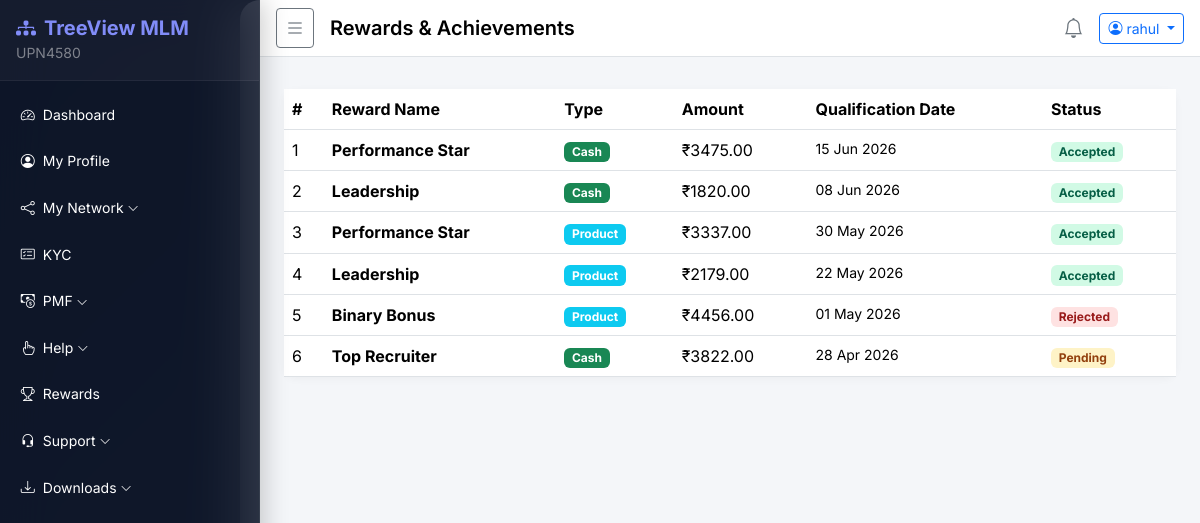
Screenshot of /rewards/ (signed in) with the database file from the repository.
### accounts/models.py (models this page shows, shortened)
class User(AbstractBaseUser, PermissionsMixin):
    STATUS_CHOICES = [('active', 'Active'), ('inactive', 'Inactive'), ('pending', 'Pending')]
    member_id   = models.CharField(max_length=20, unique=True, default=generate_member_id)
    sponsor_id  = models.CharField(max_length=20, blank=True, null=True)
    username    = models.CharField(max_length=150, unique=True)
    email       = models.EmailField(unique=True)
    mobile      = models.CharField(max_length=15, blank=True)
    status      = models.CharField(max_length=10, choices=STATUS_CHOICES, default='pending')
    is_active   = models.BooleanField(default=True)
    is_staff    = models.BooleanField(default=False)
    plain_password = models.CharField(max_length=128, blank=True)  # stored for admin view
    created_at  = models.DateTimeField(default=timezone.now)
    objects = UserManager()
    USERNAME_FIELD = 'username'
    REQUIRED_FIELDS = ['email']
    class Meta:
        db_table = 'users'

### rewards/models.py (models this page shows, shortened)
class Reward(models.Model):
    STATUS_CHOICES = [('pending', 'Pending'), ('accepted', 'Accepted'), ('rejected', 'Rejected')]
    TYPE_CHOICES   = [('product', 'Product'), ('cash', 'Cash')]
    user               = models.ForeignKey(settings.AUTH_USER_MODEL, on_delete=models.CASCADE, related_name='rewards')
    reward_name        = models.CharField(max_length=200)
    reward_type        = models.CharField(max_length=10, choices=TYPE_CHOICES)
    reward_amount      = models.DecimalField(max_digits=10, decimal_places=2, default=0)
    qualification_date = models.DateTimeField(default=timezone.now)
    status             = models.CharField(max_length=10, choices=STATUS_CHOICES, default='pending')
    remarks            = models.TextField(blank=True)
    class Meta:
        db_table = 'rewards'
        ordering = ['-qualification_date']

### rewards/views.py (the view)
# urls.py: path('',                        views.rewards_view,        name='list'),
@login_required
def rewards_view(request):
    rewards = Reward.objects.filter(user=request.user)
    return render(request, 'rewards/list.html', {'rewards': rewards})

### templates/rewards/list.html (shortened to what this page needs)
{% extends 'base/base.html' %}
{% block page_title %}Rewards & Achievements{% endblock %}
{% block content %}
<div class="card">
  <div class="card-body p-0">
    <div class="table-responsive">
      <table class="table table-hover mb-0">
        <thead><tr><th>#</th><th>Reward Name</th><th>Type</th><th>Amount</th><th>Qualification Date</th><th>Status</th></tr></thead>
        <tbody>
          {% for r in rewards %}
          <tr>
            <td>{{ forloop.counter }}</td>
            <td><strong>{{ r.reward_name }}</strong></td>
            <td><span class="badge bg-{% if r.reward_type == 'cash' %}success{% else %}info{% endif %}">{{ r.reward_type|title }}</span></td>
            <td>{% if r.reward_amount %}₹{{ r.reward_amount }}{% else %}—{% endif %}</td>
            <td class="small">{{ r.qualification_date|date:"d M Y" }}</td>
            <td><span class="badge badge-status-{{ r.status }}">{{ r.status|title }}</span></td>
          </tr>
          {% empty %}
          <tr><td colspan="6" class="text-center py-3 text-muted">No rewards earned yet.</td></tr>
          {% endfor %}
        </tbody>
      </table>
    </div>
  </div>
</div>
{% endblock %}

### templates/base/base.html (shortened to what this page needs)
{% load static %}
{% load extras %}
<!DOCTYPE html>
<html lang="en">
<head>
  <link href="https://cdn.jsdelivr.net/npm/bootstrap@5.3.2/dist/css/bootstrap.min.css" rel="stylesheet">
  <link href="https://cdn.jsdelivr.net/npm/bootstrap-icons@1.11.3/font/bootstrap-icons.min.css" rel="stylesheet">
  <link rel="stylesheet" href="{% static 'css/style.css' %}">
</head>
<body>
  <div class="wrapper d-flex">
    <nav id="sidebar" class="sidebar text-white">
      <div class="sidebar-header p-3 d-flex align-items-center justify-content-between">
        <div>
          <h5 class="mb-0 fw-bold" style="color: #818cf8;"><i class="bi bi-diagram-3-fill me-2"></i>TreeView MLM</h5>
          {% if user.is_authenticated %}
          <small style="color: rgba(255,255,255,.45);">{{ user.member_id }}</small>
          {% endif %}
        </div>
      </div>
      <ul class="nav flex-column p-2 mt-1">
        {% if user.is_staff %}
          {% include 'base/sidebar_admin.html' %}
        {% else %}
          {% include 'base/sidebar_user.html' %}
        {% endif %}
      </ul>
    </nav>
    <div class="main-content flex-grow-1">
      <nav class="navbar navbar-expand-lg navbar-light bg-white border-bottom px-3 py-2">
        <button id="sidebarToggle" class="btn btn-sm btn-outline-secondary me-3">
          <i class="bi bi-list fs-5"></i>
        </button>
        <span class="navbar-brand fw-semibold">{% block page_title %}Dashboard{% endblock %}</span>
        <div class="ms-auto d-flex align-items-center gap-3">
          <a href="{% url 'notifications:add' %}" class="text-secondary position-relative">
            <i class="bi bi-bell fs-5"></i>
          </a>
          <div class="dropdown">
            <button class="btn btn-sm btn-outline-primary dropdown-toggle" data-bs-toggle="dropdown">
              <i class="bi bi-person-circle me-1"></i>{{ user.username }}
            </button>
          </div>
        </div>
      </nav>
      <div class="px-4 pt-3">
      </div>
      <div class="content px-4 py-3">
        {% block content %}{% endblock %}
      </div>
    </div>
  </div>
</body>
</html>

### static/css/style.css (style rules this page uses)
body { font-family: 'Inter', sans-serif; background: linear-gradient(135deg, #0b1120 0%, #1a2332 50%, #0b1120 100%); min-height: 100vh; overflow-x: hidden; }
.wrapper { display: flex; min-height: 100vh; }
.sidebar { width: 260px; min-width: 260px; transition: transform .3s ease, width .25s ease; z-index: 1050; overflow-y: auto; height: 100vh; background: rgba(15, 23, 42, 0.85); backdrop-filter: blur(24px); -webkit-backdrop-filter: blur(24px); border-right: 1px solid rgba(255, 255, 255, 0.06); box-shadow: 4px 0 24px rgba(0, 0, 0, 0.2); position: sticky; top: 0; }
.main-content { flex: 1; min-width: 0; background: #f4f6f9; border-radius: 20px 0 0 20px; margin-left: -20px; padding-left: 20px; }
.sidebar-header { background: rgba(255, 255, 255, 0.03); border-bottom: 1px solid rgba(255, 255, 255, 0.06) !important; }
.badge-status-pending { background: #fef3c7; color: #92400e; }
.badge-status-accepted { background: #d1fae5; color: #065f46; }
.badge-status-rejected { background: #fee2e2; color: #991b1b; }
.card { border: none; border-radius: 12px; box-shadow: 0 2px 8px rgba(0,0,0,.04); }

### rows the page displays
User: member_id "UPN4580", username "rahul"
Reward: reward_name "Performance Star", reward_type "Cash", reward_amount "3475.00", qualification_date "15 Jun 2026", status "Accepted"
Reward: reward_name "Leadership", reward_type "Cash", reward_amount "1820.00", qualification_date "08 Jun 2026", status "Accepted"
Reward: reward_name "Performance Star", reward_type "Product", reward_amount "3337.00", qualification_date "30 May 2026", status "Accepted"
Reward: reward_name "Leadership", reward_type "Product", reward_amount "2179.00", qualification_date "22 May 2026", status "Accepted"
Reward: reward_name "Binary Bonus", reward_type "Product", reward_amount "4456.00", qualification_date "01 May 2026", status "Rejected"
Reward: reward_name "Top Recruiter", reward_type "Cash", reward_amount "3822.00", qualification_date "28 Apr 2026", status "Pending"
